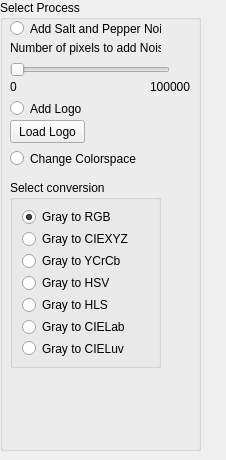
    <widget class="QWidget" name="addNoise_tab">
     <attribute name="title">
      <string>General</string>
     </attribute>
     <widget class="QLabel" name="saltAndPepper_lab">
      <property name="geometry">
       <rect>
        <x>170</x>
        <y>50</y>
        <width>47</width>
        <height>13</height>
       </rect>
      </property>
      <property name="text">
       <string/>
      </property>
     </widget>
     <widget class="QGroupBox" name="groupBox_19">
      <property name="geometry">
       <rect>
        <x>0</x>
        <y>0</y>
        <width>201</width>
        <height>451</height>
       </rect>
      </property>
      <property name="title">
       <string>Select Process</string>
      </property>
      <widget class="QLabel" name="label_4">
       <property name="geometry">
        <rect>
         <x>150</x>
         <y>80</y>
         <width>47</width>
         <height>13</height>
        </rect>
       </property>
       <property name="text">
        <string>100000</string>
       </property>
      </widget>
      <widget class="QLabel" name="label_3">
       <property name="geometry">
        <rect>
         <x>10</x>
         <y>80</y>
         <width>47</width>
         <height>13</height>
        </rect>
       </property>
       <property name="text">
        <string>0</string>
       </property>
      </widget>
      <widget class="QSlider" name="saltAndPepper_slider">
       <property name="geometry">
        <rect>
         <x>10</x>
         <y>60</y>
         <width>160</width>
         <height>19</height>
        </rect>
       </property>
       <property name="maximum">
        <number>100000</number>
       </property>
       <property name="singleStep">
        <number>3</number>
       </property>
       <property name="value">
        <number>0</number>
       </property>
       <property name="sliderPosition">
        <number>0</number>
       </property>
       <property name="orientation">
        <enum>Qt::Horizontal</enum>
       </property>
       <property name="tickPosition">
        <enum>QSlider::NoTicks</enum>
       </property>
      </widget>
      <widget class="QLabel" name="label">
       <property name="geometry">
        <rect>
         <x>10</x>
         <y>40</y>
         <width>151</width>
         <height>16</height>
        </rect>
       </property>
       <property name="text">
        <string>Number of pixels to add Noise :</string>
       </property>
      </widget>
      <widget class="QRadioButton" name="logo_radio">
       <property name="geometry">
        <rect>
         <x>10</x>
         <y>100</y>
         <width>151</width>
         <height>17</height>
        </rect>
       </property>
       <property name="text">
        <string>Add Logo</string>
       </property>
      </widget>
      <widget class="QRadioButton" name="salt_radio">
       <property name="geometry">
        <rect>
         <x>10</x>
         <y>20</y>
         <width>151</width>
         <height>17</height>
        </rect>
       </property>
       <property name="text">
        <string>Add Salt and Pepper Noise</string>
       </property>
       <property name="checked">
        <bool>false</bool>
       </property>
      </widget>
      <widget class="QPushButton" name="loadlogo_push">
       <property name="geometry">
        <rect>
         <x>10</x>
         <y>120</y>
         <width>75</width>
         <height>23</height>
        </rect>
       </property>
       <property name="text">
        <string>Load Logo</string>
       </property>
       <property name="checkable">
        <bool>false</bool>
       </property>
       <property name="checked">
        <bool>false</bool>
       </property>
      </widget>
      <widget class="QRadioButton" name="color_radio">
       <property name="geometry">
        <rect>
         <x>10</x>
         <y>150</y>
         <width>151</width>
         <height>17</height>
        </rect>
       </property>
       <property name="text">
        <string>Change Colorspace</string>
       </property>
      </widget>
      <widget class="QGroupBox" name="groupBox">
       <property name="geometry">
        <rect>
         <x>10</x>
         <y>180</y>
         <width>151</width>
         <height>188</height>
        </rect>
       </property>
       <property name="title">
        <string>Select conversion</string>
       </property>
       <layout class="QVBoxLayout" name="verticalLayout">
        <item>
         <widget class="QRadioButton" name="graytorgb_radio">
          <property name="text">
           <string>Gray to RGB</string>
          </property>
          <property name="checked">
           <bool>true</bool>
          </property>
         </widget>
        </item>
        <item>
         <widget class="QRadioButton" name="graytociexyz_radio">
          <property name="text">
           <string>Gray to CIEXYZ</string>
          </property>
         </widget>
        </item>
        <item>
         <widget class="QRadioButton" name="graytoycrcb_radio">
          <property name="text">
           <string>Gray to YCrCb</string>
          </property>
         </widget>
        </item>
        <item>
         <widget class="QRadioButton" name="graytohsv_radio">
          <property name="text">
           <string>Gray to HSV</string>
          </property>
         </widget>
        </item>
        <item>
         <widget class="QRadioButton" name="graytohls_radio">
          <property name="text">
           <string>Gray to HLS</string>
          </property>
         </widget>
        </item>
        <item>
         <widget class="QRadioButton" name="graytocielab_radio">
          <property name="text">
           <string>Gray to CIELab</string>
          </property>
         </widget>
        </item>
        <item>
         <widget class="QRadioButton" name="graytocieluv_radio">
          <property name="text">
           <string>Gray to CIELuv</string>
          </property>
         </widget>
        </item>
       </layout>
      </widget>
     </widget>
    </widget>
